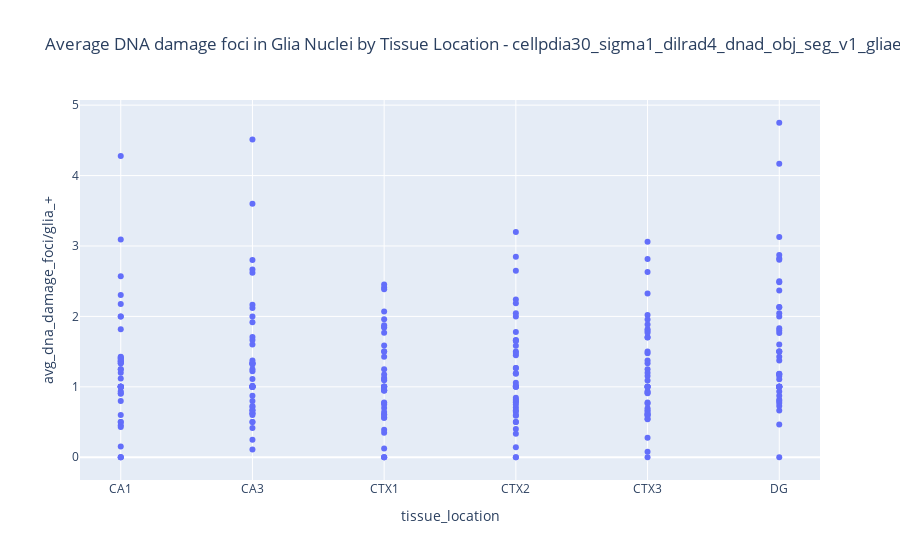

Source (notebook cell):
### Code cell
# Create the plot
fig = px.scatter(df, x='tissue_location', y='avg_dna_damage_foci/glia_+',
                 hover_data=['staining_id','index','filename'], title=f"Average DNA damage foci in Glia Nuclei by Tissue Location - {title}")

# Show the plot
fig.show()

### Figure 1 — Plotly figure (JSON) as saved in the notebook; plotly's stock layout.template omitted (floating-point values rounded to 4 significant figures; data arrays with more than 128 entries replaced by an {"elided": "..."} marker saying what was removed)
{"data": [{"customdata": {"elided": "252x3 mixed values"}, "hovertemplate": "tissue_location=%{x}<br>avg_dna_damage_foci/glia_+=%{y}<br>staining_id=%{customdata[0]}<br>index=%{customdata[1]}<br>filename=%{customdata[2]}<extra></extra>", "legendgroup": "", "marker": {"color": "#636efa", "symbol": "circle"}, "mode": "markers", "name": "", "orientation": "v", "showlegend": false, "type": "scatter", "x": {"elided": "252 str values"}, "xaxis": "x", "y": {"elided": "252 float values"}, "yaxis": "y"}], "layout": {"legend": {"tracegroupgap": 0}, "title": {"text": "Average DNA damage foci in Glia Nuclei by Tissue Location - cellpdia30_sigma1_dilrad4_dnad_obj_seg_v1_gliaero6_gliathr20_dnadero2"}, "xaxis": {"anchor": "y", "domain": [0, 1], "title": {"text": "tissue_location"}}, "yaxis": {"anchor": "x", "domain": [0, 1], "title": {"text": "avg_dna_damage_foci/glia_+"}}}}
